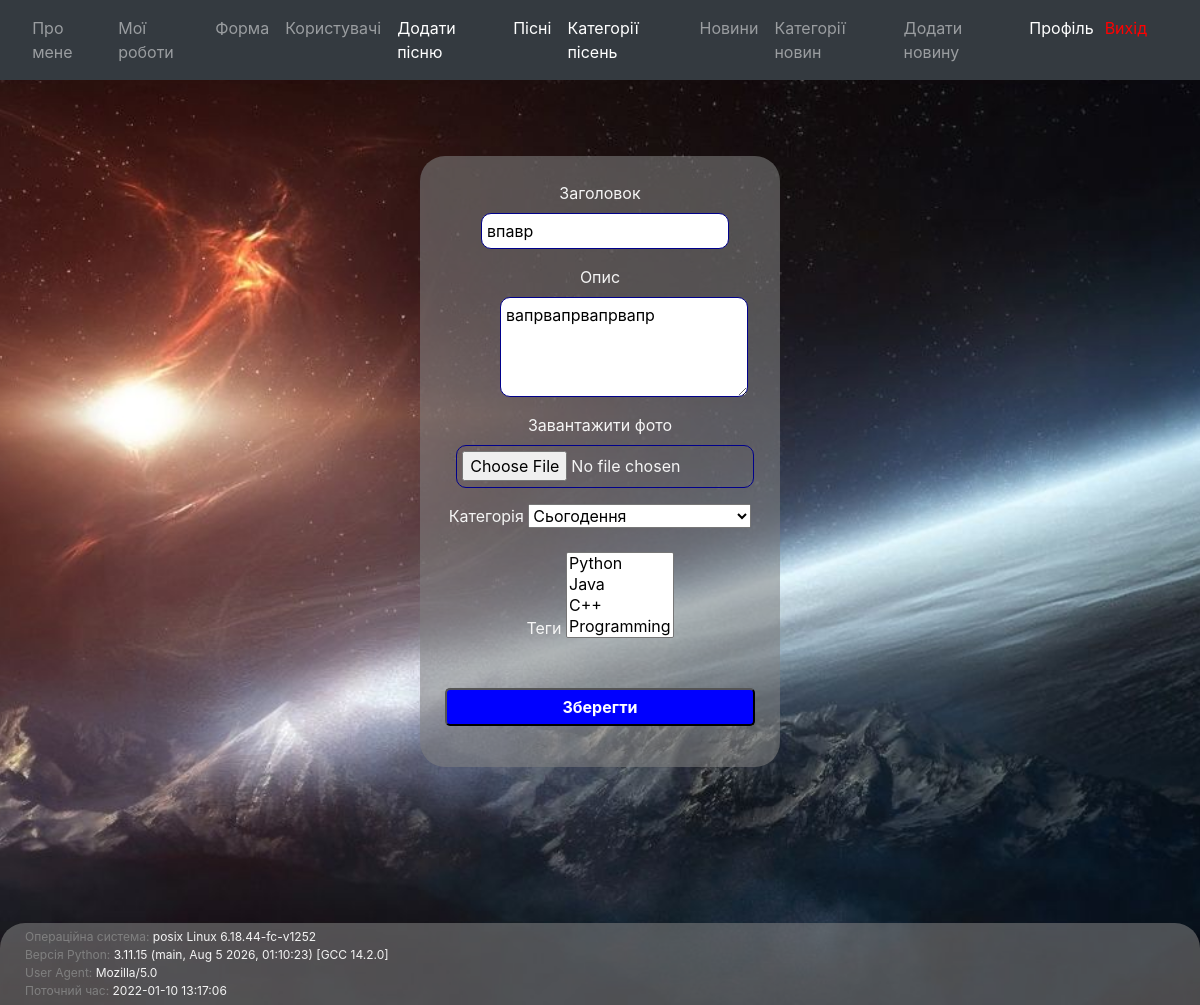
Page /post/update/1 (signed in) on the committed database.
### app/posts/models.py (models this page shows)
class Post(db.Model):
    id = db.Column(db.Integer, primary_key=True)
    title = db.Column(db.String(50), nullable=False)
    description = db.Column(db.Text, nullable=True)
    image = db.Column(db.String(20), nullable=False, default='default_post.png')
    created = db.Column(db.DateTime, default=db.func.now())
    is_enabled = db.Column(db.Boolean, default=True, nullable=False)
    user_id = db.Column(db.Integer, db.ForeignKey('user.id'), nullable=False)
    category_id = db.Column(db.Integer, db.ForeignKey('category.id'), nullable=False)
    tags = db.relationship("Tag", secondary=post_tags_identifier)
    category = db.relationship("Category", back_populates="posts")

### app/posts/views.py (the view, shortened to what this page needs)
@post_blueprint.route('/update/<pk>', methods=['GET', 'POST'])
def update_post(pk):
    post = Post.query.get_or_404(pk)
    if current_user.id != post.user_id:
        flash('Ця дія заборонена! Пост не є ваш!', category='error')
        return redirect(url_for('post.view_detail', pk=pk))
    form = PostForm()
    categories = Category.query.all()
    tags = Tag.query.all()
    form.category.choices = [(category.id, category.name)
                             for category in categories]
    form.tags.choices = [(tag.id, tag.name) for tag in tags]
    form.category.data = post.category_id
    form.category.default = post.category_id
    form.tags.data = [tag.id for tag in post.tags]
    form.process()
    form.title.data = post.title
    form.description.data = post.description
    return render_template('update_post.html', form=form, data=getFooterData())

### app/posts/forms.py
class PostForm(FlaskForm):
    title = StringField('Заголовок', validators=[InputRequired(), Length(min=2, max=60)])
    description = TextAreaField('Опис', validators=[Length(max=500)])
    image = FileField('Завантажити фото', validators=[FileAllowed(['jpg', 'png'])])
    category = SelectField('Категорія', validators=[InputRequired()])
    tags = SelectMultipleField("Теги", validators=[InputRequired()], coerce=int)
    submit = SubmitField('')

### app/auth/models.py (called while the page is built)
@login_manager.user_loader
def user_loader(user_id):
    return User.query.get(int(user_id))

### app/posts/getFunction.py (called while the page is built)
def getFooterData():
    OS_info = os.name + " " + platform.system() + " " + platform.release()
    current_datetime = datetime.now()
    userAgent = request.headers.get('User-Agent')
    pythonVersion = sys.version
    return [OS_info, pythonVersion, userAgent, current_datetime]

### app/posts/templates/update_post.html (shortened to what this page needs)
{% from "_render_field.html" import render_field %}
{% extends "baseTemplate.html" %}
{%block content %}
    <form method="POST" enctype="multipart/form-data">
    <div id="create-post">
        <div>
            <p>{{ render_field(form.title, id="create-post-title") }}</p>
            <p>{{ render_field(form.description, id="create-post-content") }}</p>
            <p>{{ render_field(form.image, id="create-post-picture") }}</p>
            <p>{{ render_field(form.category, id="create-post-type") }}</p>
            <p>{{ render_field(form.tags, id="create-post-type") }}</p>
            <p>{{ render_field(form.submit, value='Зберегти', id="create-post-submit_btn") }}</p>
        </div>
    </div>
</form>
{% endblock %}

### app/templates/_render_field.html (shortened to what this page needs)
{% macro render_field(field) %}
{{ field.label }}
{{ field(**kwargs)|safe }}
{% endmacro %}

### app/static/css/main.css (style rules this page uses)
body { height: 100%; background: url('../images/fon2.jpg') no-repeat fixed center center; -webkit-background-size: cover; -moz-background-size: cover; -o-background-size: cover; background-size: cover; }
#create-post { text-align: center; margin: 13% auto; padding: 25px; width: 30%; min-height: 100px; background-color: rgba(128, 128, 128, 0.57); border-radius: 25px; color: whitesmoke; }
#create-post-title { margin-left: 10px; width: 80%; border-radius: 10px; border: 1px solid darkblue; padding: 5px; }
#create-post-content { margin-left: 48px; width: 80%; height: 100px; border-radius: 10px; border: 1px solid darkblue; vertical-align: top; padding: 5px; }
#create-post-picture { margin-left: 10px; width: 96%; height: 43px; border-radius: 10px; border: 1px solid darkblue; vertical-align: top; padding: 5px; }
#create-post-submit_btn { margin-left: auto; margin-right: auto; background: blue; color: white; width: 100%; border-radius: 5px; padding: 5px; font-weight: bold; }

### rows in the picture
Post: title "впавр", description "вапрвапрвапрвапр", category "Сьогодення"

### other values in the picture
{{ field.label }} "Заголовок Опис Завантажити фото Категорія Теги"
{{ data[0] }} "posix Linux 6.18.44-fc-v1252"
{{ data[1] }} "3.11.15 (main, Aug 5 2026, 01:10:23) [GCC 14.2.0]"
{{ data[2] }} "Mozilla/5.0"
{{ data[3] }} "2022-01-10 13:17:06"
